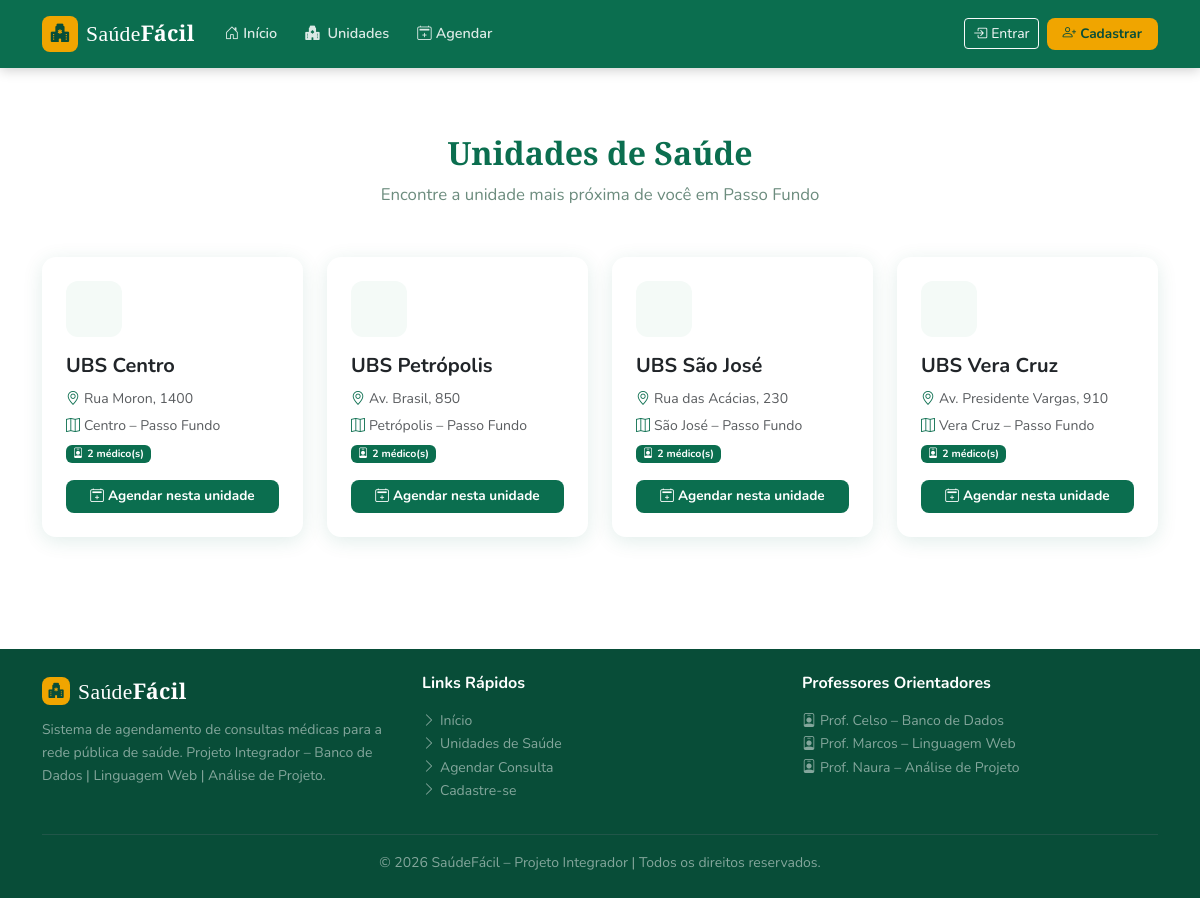
/pages/unidades.php, run on the app's committed database.
### tables this page shows
CREATE TABLE IF NOT EXISTS unidades (
    id          INT AUTO_INCREMENT PRIMARY KEY,
    nome        VARCHAR(120) NOT NULL,
    endereco    VARCHAR(200),
    bairro      VARCHAR(80),
    cidade      VARCHAR(80) DEFAULT 'Passo Fundo',
    telefone    VARCHAR(20),
    ativo       TINYINT(1) DEFAULT 1
);

### pages/unidades.php (the view, shortened to what this page needs)
<?php
require '../includes/header.php';
$pdo = conectar();
$unidades = $pdo->query(
    "SELECT u.*, COUNT(m.id) AS total_medicos
     FROM unidades u
     LEFT JOIN medicos m ON m.unidade_id = u.id
     WHERE u.ativo = 1
     GROUP BY u.id
     ORDER BY u.nome"
)->fetchAll();
?>
<section class="sf-section">
<div class="container">
    <div class="text-center mb-5">
        <h2 class="sf-section-title fw-bold">Unidades de Saúde</h2>
        <p class="sf-section-sub">Encontre a unidade mais próxima de você em Passo Fundo</p>
    </div>
    <div class="row g-4">
        <?php foreach ($unidades as $u): ?>
        <div class="col-md-6 col-lg-3 sf-fade-in">
            <div class="sf-card card h-100 p-4">
                <div class="card-icon mb-3"><i class="bi bi-building-fill-cross"></i></div>
                <h5 class="fw-bold"><?= htmlspecialchars($u['nome']) ?></h5>
                <p class="text-muted small mb-1">
                    <i class="bi bi-geo-alt me-1 text-sf-primary"></i><?= htmlspecialchars($u['endereco']) ?>
                </p>
                <p class="text-muted small mb-1">
                    <i class="bi bi-map me-1 text-sf-primary"></i><?= htmlspecialchars($u['bairro']) ?> – <?= htmlspecialchars($u['cidade']) ?>
                </p>
                <p class="small mb-3">
                    <span class="badge bg-sf-primary text-white">
                        <i class="bi bi-person-badge me-1"></i><?= $u['total_medicos'] ?> médico(s)
                    </span>
                </p>
                <a href="agendar.php?unidade=<?= $u['id'] ?>" class="btn btn-sf-primary btn-sm mt-auto">
                    <i class="bi bi-calendar2-plus me-1"></i>Agendar nesta unidade
                </a>
            </div>
        </div>
        <?php endforeach; ?>
    </div>
</div>
</section>
<?php require '../includes/footer.php'; ?>

### css/base.css (style rules this page uses)
:root { --sf-primary: #0b6e4f; --sf-primary-d: #084d38; --sf-primary-l: #0d9e72; --sf-accent: #f0a500; --sf-accent-d: #d99200; --sf-light-bg: #f4faf7; --sf-text: #1a2e25; --sf-muted: #6c8c7e; --sf-white: #ffffff; --sf-border: #d4e4dc; --sf-danger: #c0392b; --sf-info: #2471a3; --sf-shadow-sm: 0 2px 8px rgba(11,110,79,.08); --sf-shadow-md: 0 4px 20px rgba(11,110,79,.12); --sf-shadow-lg: 0 10px 32px rgba(11,110,79,.18); --sf-radius-sm: 8px; --sf-radius: 14px; --sf-radius-lg: 20px; --sf-transition: .25s ease; --sf-font-body: 'Nunito', sans-serif; --sf-font-heading: 'Playfair Display', serif; }
*, *::before, *::after { box-sizing: border-box; }
body { font-family: var(--sf-font-body); color: var(--sf-text); background: var(--sf-white); line-height: 1.65; -webkit-font-smoothing: antialiased; }
h1, h2, h3, h4, h5, h6 { font-family: var(--sf-font-body); font-weight: 700; line-height: 1.3; }
a { color: var(--sf-primary); transition: color var(--sf-transition); }
.text-sf-primary { color: var(--sf-primary) !important; }
.bg-sf-primary { background: var(--sf-primary) !important; }
.sf-section { padding: 64px 0; }
.sf-section-title { font-family: var(--sf-font-heading); color: var(--sf-primary); }
.sf-section-sub { color: var(--sf-muted); font-size: 1.05rem; }
.sf-fade-in { opacity: 0; transform: translateY(24px); animation: sfFadeInUp .6s ease forwards; }
.sf-fade-in:nth-child(1) { animation-delay: .05s; }
.sf-fade-in:nth-child(2) { animation-delay: .15s; }
.sf-fade-in:nth-child(3) { animation-delay: .25s; }
.sf-fade-in:nth-child(4) { animation-delay: .35s; }

### css/buttons.css (style rules this page uses)
.btn-sf-primary { background: var(--sf-primary); color: var(--sf-white); border: none; border-radius: var(--sf-radius-sm); font-weight: 700; font-family: var(--sf-font-body); padding: 10px 28px; transition: background var(--sf-transition), box-shadow var(--sf-transition); }
.btn-sf-primary.btn-sm, .btn-sf-accent.btn-sm { padding: 6px 16px; font-size: .85rem; }

### css/cards.css (style rules this page uses)
.sf-card { border: none; border-radius: var(--sf-radius); box-shadow: var(--sf-shadow-md); background: var(--sf-white); transition: transform var(--sf-transition), box-shadow var(--sf-transition); }
.sf-card .card-icon { width: 56px; height: 56px; background: var(--sf-light-bg); border-radius: 12px; display: flex; align-items: center; justify-content: center; font-size: 1.6rem; color: var(--sf-primary); margin-bottom: 12px; flex-shrink: 0; }

### data on the page
unidades: nome "UBS Centro", endereco "Rua Moron, 1400", bairro "Centro", cidade "Passo Fundo", total_medicos "2"
unidades: nome "UBS Petrópolis", endereco "Av. Brasil, 850", bairro "Petrópolis", cidade "Passo Fundo", total_medicos "2"
unidades: nome "UBS São José", endereco "Rua das Acácias, 230", bairro "São José", cidade "Passo Fundo", total_medicos "2"
unidades: nome "UBS Vera Cruz", endereco "Av. Presidente Vargas, 910", bairro "Vera Cruz", cidade "Passo Fundo", total_medicos "2"
